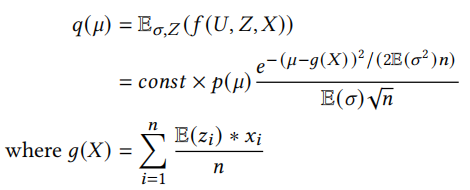
#> input picture 1.png, 470 x 190 px
$ python picture2latex.py
#> lines starting #> are read from the running program, lines starting #| are printed output that depends on the picture; after the words box and inside, x2 and y2 are one past the last pixel; in counts of white or black regions, pixels touching at a corner belong together
import cv2
import numpy as np
import pytesseract

# 读取图片
img = cv2.imread('1.png')
#> img is the input picture: shape (190, 470, 3); mean B, G, R 246.2, 246.2, 246.2

# 灰度化
gray = cv2.cvtColor(img, cv2.COLOR_BGR2GRAY)
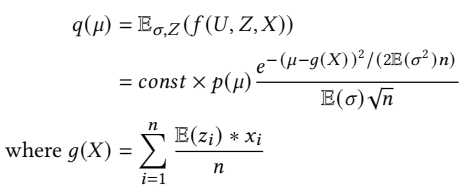
#> gray: shape (190, 470); min 0, max 255, mean 246.2

# 二值化
_, thresh = cv2.threshold(gray, 0, 255, cv2.THRESH_BINARY_INV + cv2.THRESH_OTSU)
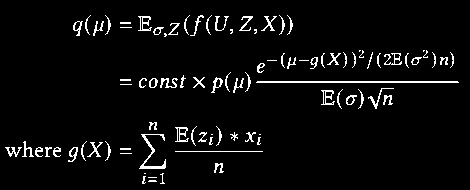
#> thresh: shape (190, 470); 4.4% white in thin lines or dots, all inside (x1, y1, x2, y2) = (5, 15, 459, 184)

# 膨胀操作
kernel = np.ones((5,5), np.uint8)
dilation = cv2.dilate(thresh, kernel, iterations=1)
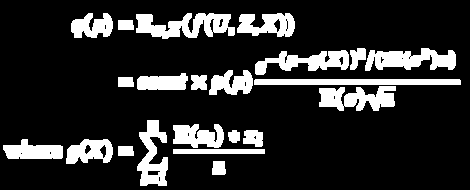
#> dilation: shape (190, 470); 17.2% white; 22 white regions, largest, box (x1, y1, x2, y2) and area: (136, 13, 235, 39) 1550, (365, 48, 456, 71) 1332, (319, 86, 396, 111) 1283

# 识别公式
#> (the run stopped early here; a loop or call above may not have finished)
